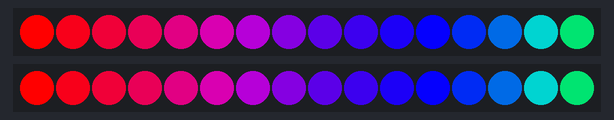
A sketch run on a simulated Arduino Uno, built with avr-gcc and run on an emulated ATmega328P. On the bench: 2 × 16 RGB LEDs in strip order, left to right.

Above: at 0.15 s.
At 1.35 s:
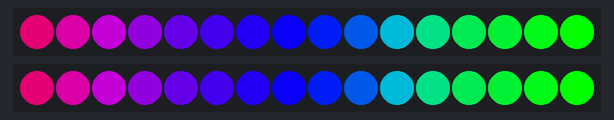
At 2.55 s:
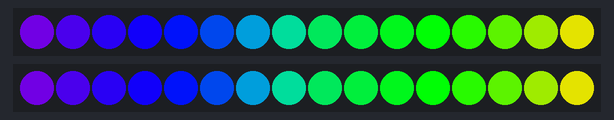
At 4.95 s:
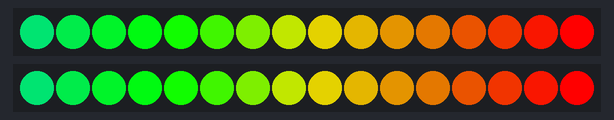
At 7.36 s:
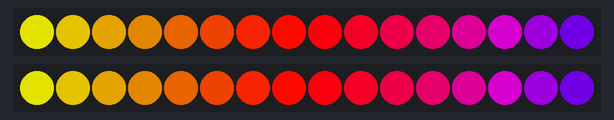
At 10.36 s:
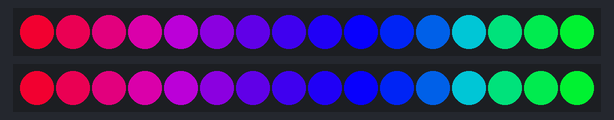

Measured:
- by itself, everything shown: repeats every 9.6 s, in 32 steps

The sketch:

trike-frontlights.ino
```cpp
#import <FastLED.h>

#define NUM_LEDS 16
CRGB leds[NUM_LEDS];

void setup() {
  FastLED.addLeds<WS2812B, 3, GRB>(leds, NUM_LEDS);
  FastLED.addLeds<WS2812B, 2, GRB>(leds, NUM_LEDS);
}

uint8_t hue = 0;

void loop() {
  fill_gradient(leds, NUM_LEDS, CHSV(hue, 255, 255), CHSV(hue+128, 255, 255));
  hue++;
  Serial.println("hi");
  FastLED.show();
}
```
